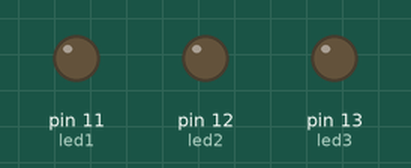
Recording of a sketch running on a simulated Arduino Uno, built with avr-gcc and run on an emulated ATmega328P. Shown: output pins drawn as LEDs (lit = HIGH).

Above: at 0.1 s.
At 14.2 s:
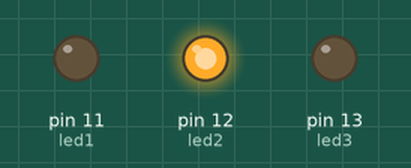
At 20.1 s:
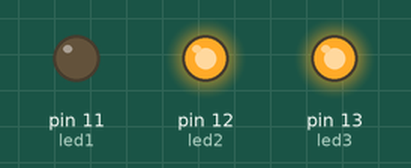
At 39.6 s:
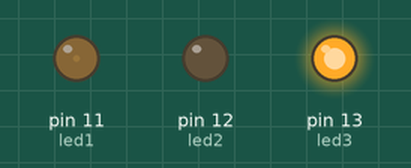
Timing chart, 0 to 40.0 s (numbered marks = the images above):
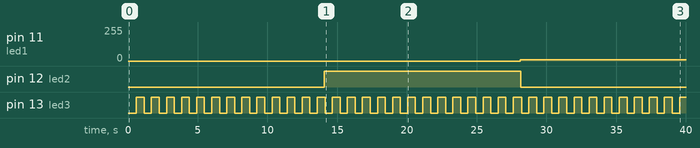

The sketch:

mood_light.ino
```cpp
int led1=11;
int led2=12;
int led3=13;

void setup()
{
  pinMode(led1,OUTPUT);
  pinMode(led2,OUTPUT);
  pinMode(led3,OUTPUT);

}

void loop()

{

  for (int i=0;i<255;i+=10)
  {
    analogWrite(led1,i);
    delay(40);
      for (int i=0;i<255;i+=10)
      {
        analogWrite(led2,i);
         delay(40);
          for(int i=0;i<255;i+=10)
          {
             analogWrite(led3,i);
             delay(40);

            }

        }

    }


  }
```

Measured:
- by itself, pin 11 (led1): 0/255 → 10/255 at 28.1 s
- by itself, pin 12 (led2): LOW → HIGH at 14.1 s, → LOW 14.1 s later
- by itself, pin 13 (led3): alternates HIGH for 0.56 s and LOW for 0.52 s
